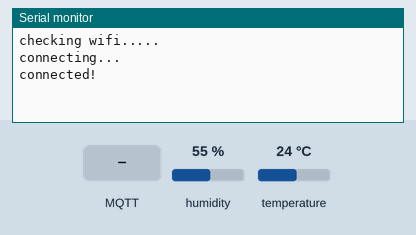
Recording of a program running on a simulated ESP32. Shown: the last lines printed to the serial monitor. Inputs (shaded band) come from the test bench; at power-on: humidity 55 %, temperature 24 °C. WiFi joins after 1.5 s; servers stay silent unless stated; no MQTT or app messages arrive unless stated.

Above: at 3.2 s.
3.3 s: MQTT message "1" arrives on the first subscribed topic
At 4.6 s:
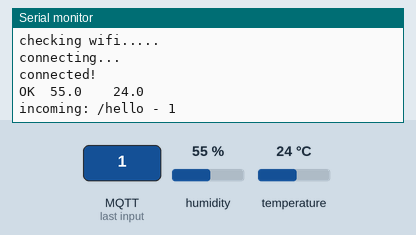
5.5 s: MQTT message "on" arrives on the first subscribed topic
At 6.4 s:
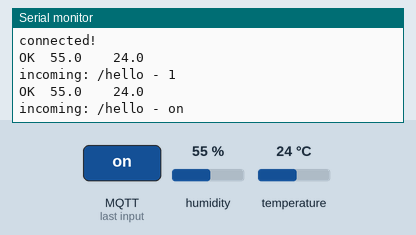
7.5 s: MQTT message "off" arrives on the first subscribed topic
At 9.2 s:
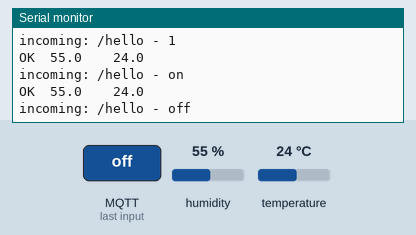
9.5 s: humidity set to 22 %
At 10.8 s:
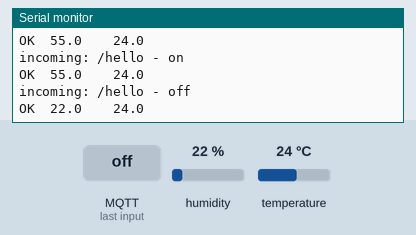
11.0 s: temperature set to 12 °C
At 12.4 s:
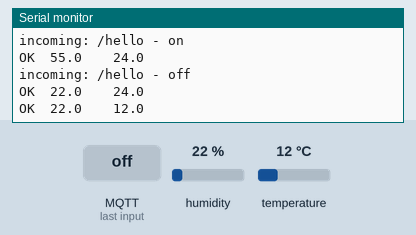
12.5 s: humidity set to 40 %
At 14.5 s:
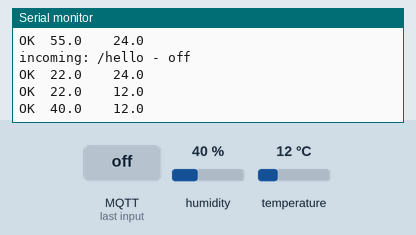
Timing chart, 0 to 15.0 s (numbered marks = the images above; inputs shaded):
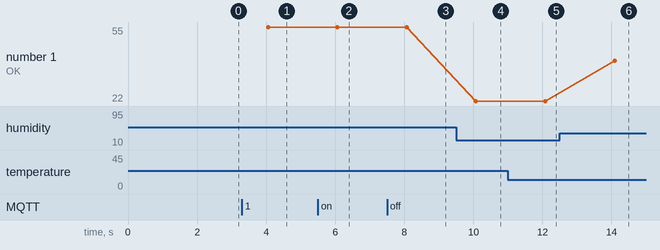

The program:

main.cpp
```cpp
#include <WiFi.h>
#include <MQTTClient.h>
#include <DHT.h>

DHT dht;

const char ssid[] = "EnlightedBASE";
const char pass[] = "REDACTED";

WiFiClient net;
MQTTClient client;

unsigned long lastMillis = 0;

void messageReceived(String &topic, String &payload) {
  Serial.println("incoming: " + topic + " - " + payload);
}

void connect() {
  Serial.print("checking wifi...");
  while (WiFi.status() != WL_CONNECTED) {
    Serial.print(".");
    delay(1000);
  }

  Serial.print("\nconnecting...");
  while (!client.connect("arduino", "esp32", "esp32pwd")) {
    Serial.print(".");
    delay(1000);
  }

  Serial.println("\nconnected!");

  client.subscribe("/hello");
  client.unsubscribe("/hello");
}

void setup() {
  Serial.begin(115200);
  WiFi.begin(ssid, pass);

  client.begin("192.168.178.66", net);
  client.onMessage(messageReceived);
	dht.setup(14);
  connect();
}

void loop() {
  client.loop();
	delay(dht.getMinimumSamplingPeriod());

	float humidity = dht.getHumidity();
  float temperature = dht.getTemperature();
	String statusString = dht.getStatusString();

  if (!client.connected()) {
    connect();
  }

	if(dht.getStatusString() != "OK") {
		Serial.println("ERROR: " + statusString);
		return;
	}

  Serial.print(dht.getStatusString());
  Serial.print("\t");
  Serial.print(humidity, 1);
  Serial.print("\t\t");
  Serial.println(temperature, 1);

  // publish a message roughly every five seconds.
  if (millis() - lastMillis > 5000) {
    lastMillis = millis();
    client.publish("sensor/humidity", String(humidity));
    client.publish("sensor/temperature", String(temperature));
  }
}
```

Measured:
- after the input at 3.3 s, the serial monitor: prints a new line after 0.76 s (image 1)
- after the input at 5.5 s, the serial monitor: prints a new line after 0.57 s (image 2)
- after the input at 7.5 s, the serial monitor: prints a new line after 0.57 s (image 3)
- after the input at 9.5 s, the serial monitor: prints a new line after 0.58 s (image 4)
- after the input at 11.0 s, the serial monitor: prints a new line after 1.1 s (image 5)
- after the input at 12.5 s, the serial monitor: prints a new line after 1.6 s (image 6)
- plotted number 1: 55 → 22 after the input at 9.5 s, 22 → 40 after the input at 12.5 s
